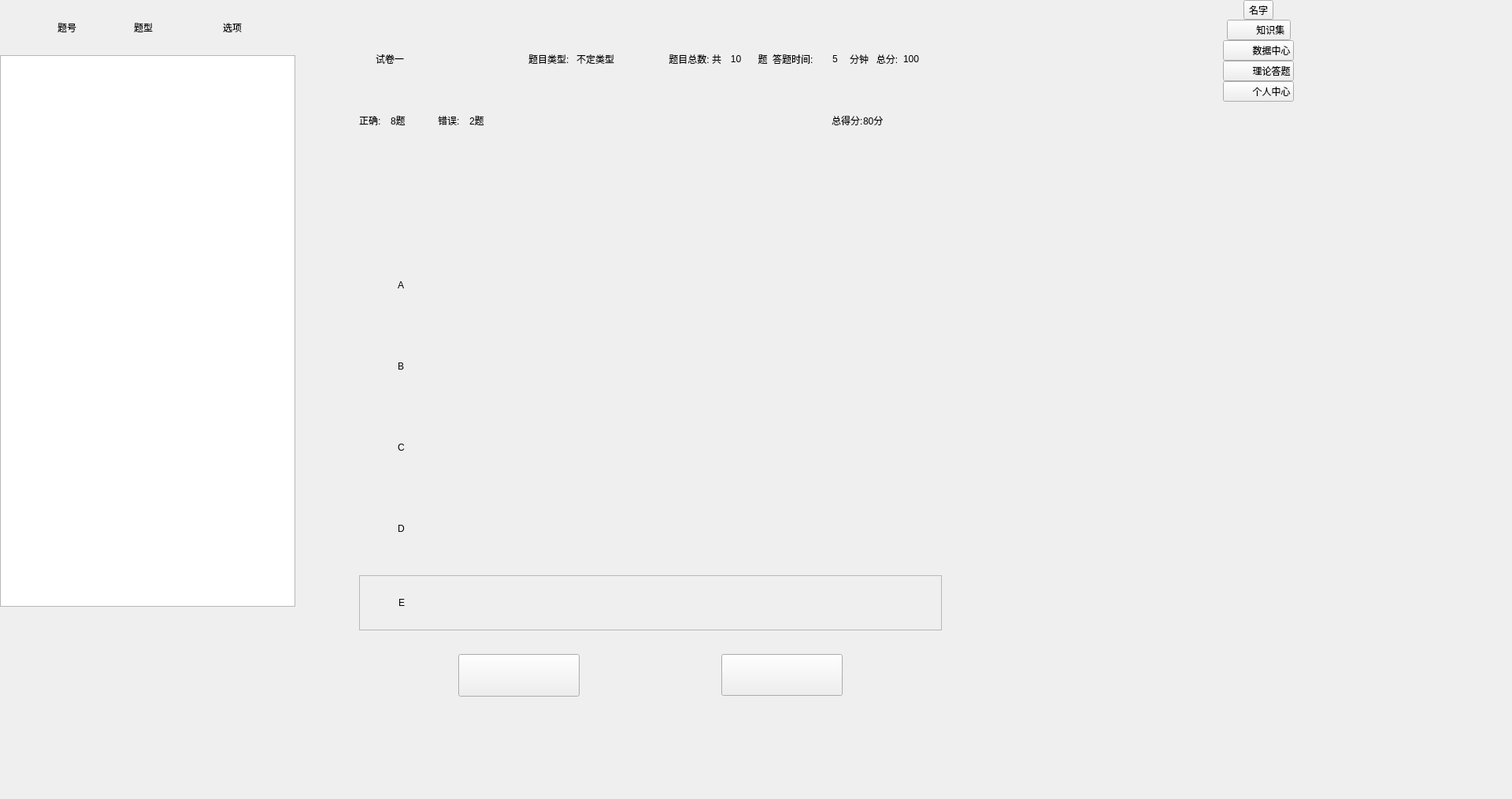
<?xml version="1.0" encoding="UTF-8"?>
<ui version="4.0">
 <class>SYQuestionExamResultWindow</class>
 <widget class="QWidget" name="SYQuestionExamResultWindow">
  <property name="enabled">
   <bool>true</bool>
  </property>
  <property name="geometry">
   <rect>
    <x>0</x>
    <y>0</y>
    <width>1920</width>
    <height>1014</height>
   </rect>
  </property>
  <property name="sizePolicy">
   <sizepolicy hsizetype="Expanding" vsizetype="Expanding">
    <horstretch>0</horstretch>
    <verstretch>0</verstretch>
   </sizepolicy>
  </property>
  <property name="windowTitle">
   <string>SimLaparo</string>
  </property>
  <layout class="QHBoxLayout" name="horizontalLayout_28">
   <property name="spacing">
    <number>0</number>
   </property>
   <property name="leftMargin">
    <number>0</number>
   </property>
   <property name="topMargin">
    <number>0</number>
   </property>
   <property name="rightMargin">
    <number>0</number>
   </property>
   <property name="bottomMargin">
    <number>0</number>
   </property>
   <item>
    <widget class="QFrame" name="leftFrame">
     <property name="minimumSize">
      <size>
       <width>376</width>
       <height>0</height>
      </size>
     </property>
     <property name="maximumSize">
      <size>
       <width>376</width>
       <height>16777215</height>
      </size>
     </property>
     <property name="frameShape">
      <enum>QFrame::NoFrame</enum>
     </property>
     <property name="frameShadow">
      <enum>QFrame::Raised</enum>
     </property>
     <layout class="QVBoxLayout" name="verticalLayout_5">
      <property name="spacing">
       <number>0</number>
      </property>
      <property name="leftMargin">
       <number>0</number>
      </property>
      <property name="topMargin">
       <number>0</number>
      </property>
      <property name="rightMargin">
       <number>0</number>
      </property>
      <property name="bottomMargin">
       <number>0</number>
      </property>
      <item>
       <widget class="QFrame" name="leftheadframe">
        <layout class="QHBoxLayout" name="horizontalLayout_2" stretch="0,0,0,0">
         <property name="spacing">
          <number>0</number>
         </property>
         <property name="leftMargin">
          <number>0</number>
         </property>
         <property name="topMargin">
          <number>0</number>
         </property>
         <property name="rightMargin">
          <number>0</number>
         </property>
         <property name="bottomMargin">
          <number>0</number>
         </property>
         <item>
          <widget class="QLabel" name="lb_name">
           <property name="minimumSize">
            <size>
             <width>170</width>
             <height>70</height>
            </size>
           </property>
           <property name="maximumSize">
            <size>
             <width>170</width>
             <height>70</height>
            </size>
           </property>
           <property name="text">
            <string>题号</string>
           </property>
           <property name="alignment">
            <set>Qt::AlignCenter</set>
           </property>
          </widget>
         </item>
         <item>
          <widget class="QLabel" name="lb_num">
           <property name="minimumSize">
            <size>
             <width>90</width>
             <height>70</height>
            </size>
           </property>
           <property name="maximumSize">
            <size>
             <width>90</width>
             <height>70</height>
            </size>
           </property>
           <property name="text">
            <string>题型</string>
           </property>
           <property name="alignment">
            <set>Qt::AlignLeading|Qt::AlignLeft|Qt::AlignVCenter</set>
           </property>
          </widget>
         </item>
         <item>
          <widget class="QLabel" name="lb_author">
           <property name="minimumSize">
            <size>
             <width>70</width>
             <height>70</height>
            </size>
           </property>
           <property name="maximumSize">
            <size>
             <width>70</width>
             <height>16777215</height>
            </size>
           </property>
           <property name="text">
            <string>选项</string>
           </property>
           <property name="alignment">
            <set>Qt::AlignCenter</set>
           </property>
          </widget>
         </item>
         <item>
          <spacer name="horizontalSpacer">
           <property name="orientation">
            <enum>Qt::Horizontal</enum>
           </property>
           <property name="sizeHint" stdset="0">
            <size>
             <width>40</width>
             <height>20</height>
            </size>
           </property>
          </spacer>
         </item>
        </layout>
       </widget>
      </item>
      <item>
       <widget class="QListWidget" name="list_examquestion">
        <property name="minimumSize">
         <size>
          <width>375</width>
          <height>700</height>
         </size>
        </property>
        <property name="maximumSize">
         <size>
          <width>375</width>
          <height>700</height>
         </size>
        </property>
        <property name="horizontalScrollBarPolicy">
         <enum>Qt::ScrollBarAlwaysOff</enum>
        </property>
        <property name="alternatingRowColors">
         <bool>true</bool>
        </property>
       </widget>
      </item>
      <item>
       <spacer name="verticalSpacer_7">
        <property name="orientation">
         <enum>Qt::Vertical</enum>
        </property>
        <property name="sizeHint" stdset="0">
         <size>
          <width>20</width>
          <height>40</height>
         </size>
        </property>
       </spacer>
      </item>
     </layout>
    </widget>
   </item>
   <item>
    <widget class="QFrame" name="centerFrame">
     <property name="minimumSize">
      <size>
       <width>900</width>
       <height>0</height>
      </size>
     </property>
     <property name="frameShape">
      <enum>QFrame::NoFrame</enum>
     </property>
     <property name="frameShadow">
      <enum>QFrame::Raised</enum>
     </property>
     <layout class="QVBoxLayout" name="verticalLayout_17">
      <property name="spacing">
       <number>0</number>
      </property>
      <property name="leftMargin">
       <number>30</number>
      </property>
      <property name="topMargin">
       <number>30</number>
      </property>
      <property name="rightMargin">
       <number>30</number>
      </property>
      <property name="bottomMargin">
       <number>30</number>
      </property>
      <item>
       <widget class="QFrame" name="questinfoframe">
        <property name="minimumSize">
         <size>
          <width>0</width>
          <height>90</height>
         </size>
        </property>
        <property name="maximumSize">
         <size>
          <width>16777215</width>
          <height>90</height>
         </size>
        </property>
        <layout class="QHBoxLayout" name="horizontalLayout">
         <item>
          <widget class="QLabel" name="lb_papername">
           <property name="minimumSize">
            <size>
             <width>160</width>
             <height>0</height>
            </size>
           </property>
           <property name="text">
            <string>试卷一</string>
           </property>
           <property name="alignment">
            <set>Qt::AlignCenter</set>
           </property>
          </widget>
         </item>
         <item>
          <spacer name="horizontalSpacer_5">
           <property name="orientation">
            <enum>Qt::Horizontal</enum>
           </property>
           <property name="sizeType">
            <enum>QSizePolicy::Expanding</enum>
           </property>
           <property name="sizeHint" stdset="0">
            <size>
             <width>40</width>
             <height>20</height>
            </size>
           </property>
          </spacer>
         </item>
         <item>
          <widget class="QLabel" name="label_7">
           <property name="sizePolicy">
            <sizepolicy hsizetype="Preferred" vsizetype="Preferred">
             <horstretch>0</horstretch>
             <verstretch>0</verstretch>
            </sizepolicy>
           </property>
           <property name="minimumSize">
            <size>
             <width>0</width>
             <height>0</height>
            </size>
           </property>
           <property name="maximumSize">
            <size>
             <width>16777215</width>
             <height>16777215</height>
            </size>
           </property>
           <property name="text">
            <string>题目类型: </string>
           </property>
          </widget>
         </item>
         <item>
          <widget class="QLabel" name="label_9">
           <property name="sizePolicy">
            <sizepolicy hsizetype="Preferred" vsizetype="Preferred">
             <horstretch>0</horstretch>
             <verstretch>0</verstretch>
            </sizepolicy>
           </property>
           <property name="minimumSize">
            <size>
             <width>0</width>
             <height>0</height>
            </size>
           </property>
           <property name="maximumSize">
            <size>
             <width>16777215</width>
             <height>16777215</height>
            </size>
           </property>
           <property name="text">
            <string>不定类型</string>
           </property>
          </widget>
         </item>
         <item>
          <spacer name="horizontalSpacer_7">
           <property name="orientation">
            <enum>Qt::Horizontal</enum>
           </property>
           <property name="sizeType">
            <enum>QSizePolicy::Preferred</enum>
           </property>
           <property name="sizeHint" stdset="0">
            <size>
             <width>40</width>
             <height>20</height>
            </size>
           </property>
          </spacer>
         </item>
         <item>
          <widget class="QLabel" name="label_11">
           <property name="sizePolicy">
            <sizepolicy hsizetype="Expanding" vsizetype="Preferred">
             <horstretch>0</horstretch>
             <verstretch>0</verstretch>
            </sizepolicy>
           </property>
           <property name="minimumSize">
            <size>
             <width>89</width>
             <height>0</height>
            </size>
           </property>
           <property name="maximumSize">
            <size>
             <width>90</width>
             <height>16777215</height>
            </size>
           </property>
           <property name="text">
            <string>题目总数: 共</string>
           </property>
           <property name="alignment">
            <set>Qt::AlignRight|Qt::AlignTrailing|Qt::AlignVCenter</set>
           </property>
          </widget>
         </item>
         <item>
          <widget class="QLabel" name="lb_numquestion">
           <property name="sizePolicy">
            <sizepolicy hsizetype="Preferred" vsizetype="Preferred">
             <horstretch>0</horstretch>
             <verstretch>0</verstretch>
            </sizepolicy>
           </property>
           <property name="minimumSize">
            <size>
             <width>25</width>
             <height>0</height>
            </size>
           </property>
           <property name="maximumSize">
            <size>
             <width>16777215</width>
             <height>16777215</height>
            </size>
           </property>
           <property name="text">
            <string>10</string>
           </property>
           <property name="alignment">
            <set>Qt::AlignCenter</set>
           </property>
          </widget>
         </item>
         <item>
          <widget class="QLabel" name="label_10">
           <property name="sizePolicy">
            <sizepolicy hsizetype="Expanding" vsizetype="Preferred">
             <horstretch>0</horstretch>
             <verstretch>0</verstretch>
            </sizepolicy>
           </property>
           <property name="minimumSize">
            <size>
             <width>0</width>
             <height>0</height>
            </size>
           </property>
           <property name="maximumSize">
            <size>
             <width>16777215</width>
             <height>16777215</height>
            </size>
           </property>
           <property name="text">
            <string>题  答题时间:</string>
           </property>
           <property name="alignment">
            <set>Qt::AlignCenter</set>
           </property>
          </widget>
         </item>
         <item>
          <widget class="QLabel" name="lb_timeused">
           <property name="minimumSize">
            <size>
             <width>25</width>
             <height>0</height>
            </size>
           </property>
           <property name="maximumSize">
            <size>
             <width>25</width>
             <height>16777215</height>
            </size>
           </property>
           <property name="text">
            <string>5</string>
           </property>
           <property name="alignment">
            <set>Qt::AlignCenter</set>
           </property>
          </widget>
         </item>
         <item>
          <widget class="QLabel" name="label_14">
           <property name="sizePolicy">
            <sizepolicy hsizetype="Preferred" vsizetype="Preferred">
             <horstretch>0</horstretch>
             <verstretch>0</verstretch>
            </sizepolicy>
           </property>
           <property name="minimumSize">
            <size>
             <width>0</width>
             <height>0</height>
            </size>
           </property>
           <property name="maximumSize">
            <size>
             <width>16777215</width>
             <height>16777215</height>
            </size>
           </property>
           <property name="text">
            <string>分钟   总分:</string>
           </property>
          </widget>
         </item>
         <item>
          <widget class="QLabel" name="lb_total_score">
           <property name="sizePolicy">
            <sizepolicy hsizetype="Expanding" vsizetype="Preferred">
             <horstretch>0</horstretch>
             <verstretch>0</verstretch>
            </sizepolicy>
           </property>
           <property name="text">
            <string>100</string>
           </property>
          </widget>
         </item>
        </layout>
       </widget>
      </item>
      <item>
       <widget class="QFrame" name="questContentFrame">
        <layout class="QVBoxLayout" name="verticalLayout">
         <property name="spacing">
          <number>0</number>
         </property>
         <property name="leftMargin">
          <number>50</number>
         </property>
         <property name="topMargin">
          <number>0</number>
         </property>
         <property name="rightMargin">
          <number>50</number>
         </property>
         <property name="bottomMargin">
          <number>30</number>
         </property>
         <item>
          <layout class="QHBoxLayout" name="horizontalLayout_5">
           <property name="topMargin">
            <number>20</number>
           </property>
           <property name="bottomMargin">
            <number>20</number>
           </property>
           <item>
            <widget class="QLabel" name="answerLb">
             <property name="minimumSize">
              <size>
               <width>40</width>
               <height>0</height>
              </size>
             </property>
             <property name="maximumSize">
              <size>
               <width>40</width>
               <height>16777215</height>
              </size>
             </property>
             <property name="text">
              <string>正确:</string>
             </property>
            </widget>
           </item>
           <item>
            <widget class="QLabel" name="lb_correctnum">
             <property name="minimumSize">
              <size>
               <width>60</width>
               <height>25</height>
              </size>
             </property>
             <property name="maximumSize">
              <size>
               <width>80</width>
               <height>16777215</height>
              </size>
             </property>
             <property name="text">
              <string>8题</string>
             </property>
            </widget>
           </item>
           <item>
            <widget class="QLabel" name="label_3">
             <property name="minimumSize">
              <size>
               <width>40</width>
               <height>0</height>
              </size>
             </property>
             <property name="maximumSize">
              <size>
               <width>40</width>
               <height>16777215</height>
              </size>
             </property>
             <property name="text">
              <string>错误:</string>
             </property>
            </widget>
           </item>
           <item>
            <widget class="QLabel" name="lb_wrongnum">
             <property name="minimumSize">
              <size>
               <width>60</width>
               <height>0</height>
              </size>
             </property>
             <property name="maximumSize">
              <size>
               <width>60</width>
               <height>16777215</height>
              </size>
             </property>
             <property name="text">
              <string>2题</string>
             </property>
            </widget>
           </item>
           <item>
            <spacer name="horizontalSpacer_4">
             <property name="orientation">
              <enum>Qt::Horizontal</enum>
             </property>
             <property name="sizeHint" stdset="0">
              <size>
               <width>40</width>
               <height>20</height>
              </size>
             </property>
            </spacer>
           </item>
           <item>
            <widget class="QLabel" name="label_5">
             <property name="text">
              <string>总得分:</string>
             </property>
            </widget>
           </item>
           <item>
            <widget class="QLabel" name="lb_score">
             <property name="minimumSize">
              <size>
               <width>100</width>
               <height>0</height>
              </size>
             </property>
             <property name="maximumSize">
              <size>
               <width>100</width>
               <height>16777215</height>
              </size>
             </property>
             <property name="text">
              <string>80分</string>
             </property>
            </widget>
           </item>
          </layout>
         </item>
         <item>
          <spacer name="verticalSpacer_8">
           <property name="orientation">
            <enum>Qt::Vertical</enum>
           </property>
           <property name="sizeType">
            <enum>QSizePolicy::Minimum</enum>
           </property>
           <property name="sizeHint" stdset="0">
            <size>
             <width>20</width>
             <height>20</height>
            </size>
           </property>
          </spacer>
         </item>
         <item>
          <widget class="QFrame" name="frame_title">
           <property name="minimumSize">
            <size>
             <width>0</width>
             <height>0</height>
            </size>
           </property>
           <property name="maximumSize">
            <size>
             <width>16777215</width>
             <height>16777215</height>
            </size>
           </property>
           <layout class="QHBoxLayout" name="horizontalLayout_8">
            <property name="leftMargin">
             <number>0</number>
            </property>
            <property name="topMargin">
             <number>0</number>
            </property>
            <property name="rightMargin">
             <number>0</number>
            </property>
            <property name="bottomMargin">
             <number>0</number>
            </property>
            <item>
             <layout class="QVBoxLayout" name="verticalLayout_2">
              <property name="spacing">
               <number>0</number>
              </property>
              <property name="leftMargin">
               <number>0</number>
              </property>
              <property name="topMargin">
               <number>5</number>
              </property>
              <property name="bottomMargin">
               <number>5</number>
              </property>
              <item>
               <widget class="QLabel" name="questionType">
                <property name="minimumSize">
                 <size>
                  <width>0</width>
                  <height>15</height>
                 </size>
                </property>
                <property name="maximumSize">
                 <size>
                  <width>16777215</width>
                  <height>15</height>
                 </size>
                </property>
                <property name="text">
                 <string/>
                </property>
               </widget>
              </item>
              <item>
               <widget class="QLabel" name="lb_title">
                <property name="sizePolicy">
                 <sizepolicy hsizetype="Preferred" vsizetype="Expanding">
                  <horstretch>0</horstretch>
                  <verstretch>0</verstretch>
                 </sizepolicy>
                </property>
                <property name="minimumSize">
                 <size>
                  <width>0</width>
                  <height>70</height>
                 </size>
                </property>
                <property name="maximumSize">
                 <size>
                  <width>16777215</width>
                  <height>80</height>
                 </size>
                </property>
                <property name="text">
                 <string/>
                </property>
               </widget>
              </item>
             </layout>
            </item>
           </layout>
          </widget>
         </item>
         <item>
          <spacer name="verticalSpacer_2">
           <property name="orientation">
            <enum>Qt::Vertical</enum>
           </property>
           <property name="sizeType">
            <enum>QSizePolicy::Fixed</enum>
           </property>
           <property name="sizeHint" stdset="0">
            <size>
             <width>20</width>
             <height>15</height>
            </size>
           </property>
          </spacer>
         </item>
         <item>
          <widget class="QFrame" name="frame_answerA">
           <layout class="QHBoxLayout" name="horizontalLayout_3">
            <item>
             <spacer name="horizontalSpacer">
              <property name="orientation">
               <enum>Qt::Horizontal</enum>
              </property>
              <property name="sizeType">
               <enum>QSizePolicy::Fixed</enum>
              </property>
              <property name="sizeHint" stdset="0">
               <size>
                <width>40</width>
                <height>20</height>
               </size>
              </property>
             </spacer>
            </item>
            <item>
             <widget class="QLabel" name="lb_heada">
              <property name="minimumSize">
               <size>
                <width>50</width>
                <height>0</height>
               </size>
              </property>
              <property name="maximumSize">
               <size>
                <width>50</width>
                <height>16777215</height>
               </size>
              </property>
              <property name="text">
               <string>A</string>
              </property>
             </widget>
            </item>
            <item>
             <widget class="QLabel" name="lb_answera">
              <property name="minimumSize">
               <size>
                <width>0</width>
                <height>70</height>
               </size>
              </property>
              <property name="maximumSize">
               <size>
                <width>16777215</width>
                <height>70</height>
               </size>
              </property>
              <property name="text">
               <string/>
              </property>
             </widget>
            </item>
           </layout>
          </widget>
         </item>
         <item>
          <spacer name="verticalSpacer_3">
           <property name="orientation">
            <enum>Qt::Vertical</enum>
           </property>
           <property name="sizeType">
            <enum>QSizePolicy::Fixed</enum>
           </property>
           <property name="sizeHint" stdset="0">
            <size>
             <width>20</width>
             <height>15</height>
            </size>
           </property>
          </spacer>
         </item>
         <item>
          <widget class="QFrame" name="frame_answerB">
           <layout class="QHBoxLayout" name="horizontalLayout_3">
            <item>
             <spacer name="horizontalSpacer">
              <property name="orientation">
               <enum>Qt::Horizontal</enum>
              </property>
              <property name="sizeType">
               <enum>QSizePolicy::Fixed</enum>
              </property>
              <property name="sizeHint" stdset="0">
               <size>
                <width>40</width>
                <height>20</height>
               </size>
              </property>
             </spacer>
            </item>
            <item>
             <widget class="QLabel" name="lb_headb">
              <property name="minimumSize">
               <size>
                <width>50</width>
                <height>0</height>
               </size>
              </property>
              <property name="maximumSize">
               <size>
                <width>50</width>
                <height>16777215</height>
               </size>
              </property>
              <property name="text">
               <string>B</string>
              </property>
             </widget>
            </item>
            <item>
             <widget class="QLabel" name="lb_answerb">
              <property name="minimumSize">
               <size>
                <width>0</width>
                <height>70</height>
               </size>
              </property>
              <property name="maximumSize">
               <size>
                <width>16777215</width>
                <height>70</height>
               </size>
              </property>
              <property name="text">
               <string/>
              </property>
             </widget>
            </item>
           </layout>
          </widget>
         </item>
         <item>
          <spacer name="verticalSpacer_4">
           <property name="orientation">
            <enum>Qt::Vertical</enum>
           </property>
           <property name="sizeType">
            <enum>QSizePolicy::Fixed</enum>
           </property>
           <property name="sizeHint" stdset="0">
            <size>
             <width>20</width>
             <height>15</height>
            </size>
           </property>
          </spacer>
         </item>
         <item>
          <widget class="QFrame" name="frame_answerC">
           <layout class="QHBoxLayout" name="horizontalLayout_3">
            <item>
             <spacer name="horizontalSpacer">
              <property name="orientation">
               <enum>Qt::Horizontal</enum>
              </property>
              <property name="sizeType">
               <enum>QSizePolicy::Fixed</enum>
              </property>
              <property name="sizeHint" stdset="0">
               <size>
                <width>40</width>
                <height>20</height>
               </size>
              </property>
             </spacer>
            </item>
            <item>
             <widget class="QLabel" name="lb_headc">
              <property name="minimumSize">
               <size>
                <width>50</width>
                <height>0</height>
               </size>
              </property>
              <property name="maximumSize">
               <size>
                <width>50</width>
                <height>16777215</height>
               </size>
              </property>
              <property name="text">
               <string>C</string>
              </property>
             </widget>
            </item>
            <item>
             <widget class="QLabel" name="lb_answerc">
              <property name="minimumSize">
               <size>
                <width>0</width>
                <height>70</height>
               </size>
              </property>
              <property name="maximumSize">
               <size>
                <width>16777215</width>
                <height>70</height>
               </size>
              </property>
              <property name="text">
               <string/>
              </property>
             </widget>
            </item>
           </layout>
          </widget>
         </item>
         <item>
          <spacer name="verticalSpacer_5">
           <property name="orientation">
            <enum>Qt::Vertical</enum>
           </property>
           <property name="sizeType">
            <enum>QSizePolicy::Fixed</enum>
           </property>
           <property name="sizeHint" stdset="0">
            <size>
             <width>20</width>
             <height>15</height>
            </size>
           </property>
          </spacer>
         </item>
         <item>
          <widget class="QFrame" name="frame_answerD">
           <property name="minimumSize">
            <size>
             <width>0</width>
             <height>0</height>
            </size>
           </property>
           <layout class="QHBoxLayout" name="horizontalLayout_3">
            <item>
             <spacer name="horizontalSpacer">
              <property name="orientation">
               <enum>Qt::Horizontal</enum>
              </property>
              <property name="sizeType">
               <enum>QSizePolicy::Fixed</enum>
              </property>
              <property name="sizeHint" stdset="0">
               <size>
                <width>40</width>
                <height>20</height>
               </size>
              </property>
             </spacer>
            </item>
            <item>
             <widget class="QLabel" name="lb_headd">
              <property name="minimumSize">
               <size>
                <width>50</width>
                <height>0</height>
               </size>
              </property>
              <property name="maximumSize">
               <size>
                <width>50</width>
                <height>16777215</height>
               </size>
              </property>
              <property name="text">
               <string>D</string>
              </property>
             </widget>
            </item>
            <item>
             <widget class="QLabel" name="lb_answerd">
              <property name="minimumSize">
               <size>
                <width>0</width>
                <height>70</height>
               </size>
              </property>
              <property name="maximumSize">
               <size>
                <width>16777215</width>
                <height>70</height>
               </size>
              </property>
              <property name="text">
               <string/>
              </property>
             </widget>
            </item>
           </layout>
          </widget>
         </item>
         <item>
          <spacer name="verticalSpacer_9">
           <property name="orientation">
            <enum>Qt::Vertical</enum>
           </property>
           <property name="sizeType">
            <enum>QSizePolicy::Fixed</enum>
           </property>
           <property name="sizeHint" stdset="0">
            <size>
             <width>20</width>
             <height>15</height>
            </size>
           </property>
          </spacer>
         </item>
         <item>
          <widget class="QFrame" name="frame_answerE">
           <property name="minimumSize">
            <size>
             <width>30</width>
             <height>70</height>
            </size>
           </property>
           <property name="frameShape">
            <enum>QFrame::StyledPanel</enum>
           </property>
           <property name="frameShadow">
            <enum>QFrame::Raised</enum>
           </property>
           <layout class="QHBoxLayout" name="horizontalLayout_10">
            <item>
             <spacer name="horizontalSpacer_6">
              <property name="orientation">
               <enum>Qt::Horizontal</enum>
              </property>
              <property name="sizeType">
               <enum>QSizePolicy::Fixed</enum>
              </property>
              <property name="sizeHint" stdset="0">
               <size>
                <width>40</width>
                <height>20</height>
               </size>
              </property>
             </spacer>
            </item>
            <item>
             <widget class="QLabel" name="lb_heade">
              <property name="sizePolicy">
               <sizepolicy hsizetype="Preferred" vsizetype="Preferred">
                <horstretch>0</horstretch>
                <verstretch>0</verstretch>
               </sizepolicy>
              </property>
              <property name="minimumSize">
               <size>
                <width>50</width>
                <height>0</height>
               </size>
              </property>
              <property name="maximumSize">
               <size>
                <width>50</width>
                <height>16777215</height>
               </size>
              </property>
              <property name="text">
               <string>E</string>
              </property>
             </widget>
            </item>
            <item>
             <widget class="QLabel" name="lb_answere">
              <property name="text">
               <string/>
              </property>
             </widget>
            </item>
           </layout>
          </widget>
         </item>
         <item>
          <spacer name="verticalSpacer_6">
           <property name="orientation">
            <enum>Qt::Vertical</enum>
           </property>
           <property name="sizeType">
            <enum>QSizePolicy::Minimum</enum>
           </property>
           <property name="sizeHint" stdset="0">
            <size>
             <width>20</width>
             <height>30</height>
            </size>
           </property>
          </spacer>
         </item>
         <item>
          <layout class="QHBoxLayout" name="horizontalLayout_2">
           <item>
            <spacer name="horizontalSpacer_2">
             <property name="orientation">
              <enum>Qt::Horizontal</enum>
             </property>
             <property name="sizeHint" stdset="0">
              <size>
               <width>40</width>
               <height>20</height>
              </size>
             </property>
            </spacer>
           </item>
           <item>
            <widget class="QPushButton" name="bt_prev">
             <property name="minimumSize">
              <size>
               <width>154</width>
               <height>54</height>
              </size>
             </property>
             <property name="maximumSize">
              <size>
               <width>154</width>
               <height>53</height>
              </size>
             </property>
             <property name="text">
              <string/>
             </property>
            </widget>
           </item>
           <item>
            <widget class="QLabel" name="lb_currpage">
             <property name="minimumSize">
              <size>
               <width>180</width>
               <height>0</height>
              </size>
             </property>
             <property name="text">
              <string/>
             </property>
             <property name="alignment">
              <set>Qt::AlignCenter</set>
             </property>
            </widget>
           </item>
           <item>
            <widget class="QPushButton" name="bt_next">
             <property name="minimumSize">
              <size>
               <width>154</width>
               <height>53</height>
              </size>
             </property>
             <property name="maximumSize">
              <size>
               <width>154</width>
               <height>53</height>
              </size>
             </property>
             <property name="text">
              <string/>
             </property>
            </widget>
           </item>
           <item>
            <spacer name="horizontalSpacer_3">
             <property name="orientation">
              <enum>Qt::Horizontal</enum>
             </property>
             <property name="sizeHint" stdset="0">
              <size>
               <width>40</width>
               <height>20</height>
              </size>
             </property>
            </spacer>
           </item>
          </layout>
         </item>
         <item>
          <spacer name="verticalSpacer">
           <property name="orientation">
            <enum>Qt::Vertical</enum>
           </property>
           <property name="sizeType">
            <enum>QSizePolicy::Fixed</enum>
           </property>
           <property name="sizeHint" stdset="0">
            <size>
             <width>20</width>
             <height>30</height>
            </size>
           </property>
          </spacer>
         </item>
        </layout>
       </widget>
      </item>
      <item>
       <widget class="QFrame" name="frambottom">
        <layout class="QHBoxLayout" name="horizontalLayout_4">
         <property name="topMargin">
          <number>20</number>
         </property>
         <property name="bottomMargin">
          <number>20</number>
         </property>
        </layout>
       </widget>
      </item>
     </layout>
    </widget>
   </item>
   <item>
    <widget class="QFrame" name="rightFrame">
     <property name="frameShape">
      <enum>QFrame::NoFrame</enum>
     </property>
     <property name="frameShadow">
      <enum>QFrame::Raised</enum>
     </property>
     <layout class="QVBoxLayout" name="verticalLayout_5">
      <property name="spacing">
       <number>0</number>
      </property>
      <property name="leftMargin">
       <number>0</number>
      </property>
      <property name="topMargin">
       <number>0</number>
      </property>
      <property name="rightMargin">
       <number>0</number>
      </property>
      <property name="bottomMargin">
       <number>0</number>
      </property>
      <item>
       <layout class="QVBoxLayout" name="verticalLayout_4" stretch="0,0,0,0,0,1">
        <property name="spacing">
         <number>0</number>
        </property>
        <item>
         <layout class="QHBoxLayout" name="horizontalLayout_6">
          <item>
           <spacer name="horizontalSpacer_8">
            <property name="orientation">
             <enum>Qt::Horizontal</enum>
            </property>
            <property name="sizeHint" stdset="0">
             <size>
              <width>40</width>
              <height>20</height>
             </size>
            </property>
           </spacer>
          </item>
          <item>
           <widget class="QToolButton" name="headBtn">
            <property name="text">
             <string>名字</string>
            </property>
            <property name="checkable">
             <bool>false</bool>
            </property>
            <property name="toolButtonStyle">
             <enum>Qt::ToolButtonTextUnderIcon</enum>
            </property>
           </widget>
          </item>
          <item>
           <spacer name="horizontalSpacer_10">
            <property name="orientation">
             <enum>Qt::Horizontal</enum>
            </property>
            <property name="sizeHint" stdset="0">
             <size>
              <width>40</width>
              <height>20</height>
             </size>
            </property>
           </spacer>
          </item>
         </layout>
        </item>
        <item>
         <layout class="QHBoxLayout" name="horizontalLayout_7">
          <item>
           <spacer name="horizontalSpacer_11">
            <property name="orientation">
             <enum>Qt::Horizontal</enum>
            </property>
            <property name="sizeHint" stdset="0">
             <size>
              <width>40</width>
              <height>20</height>
             </size>
            </property>
           </spacer>
          </item>
          <item>
           <widget class="QPushButton" name="knowledgeLibBtn">
            <property name="focusPolicy">
             <enum>Qt::NoFocus</enum>
            </property>
            <property name="text">
             <string>          知识集 </string>
            </property>
            <property name="checkable">
             <bool>true</bool>
            </property>
            <property name="flat">
             <bool>false</bool>
            </property>
           </widget>
          </item>
          <item>
           <spacer name="horizontalSpacer_12">
            <property name="orientation">
             <enum>Qt::Horizontal</enum>
            </property>
            <property name="sizeHint" stdset="0">
             <size>
              <width>40</width>
              <height>20</height>
             </size>
            </property>
           </spacer>
          </item>
         </layout>
        </item>
        <item>
         <layout class="QHBoxLayout" name="horizontalLayout_9">
          <item>
           <spacer name="horizontalSpacer_14">
            <property name="orientation">
             <enum>Qt::Horizontal</enum>
            </property>
            <property name="sizeHint" stdset="0">
             <size>
              <width>40</width>
              <height>20</height>
             </size>
            </property>
           </spacer>
          </item>
          <item>
           <widget class="QPushButton" name="dataCenterBtn">
            <property name="focusPolicy">
             <enum>Qt::NoFocus</enum>
            </property>
            <property name="text">
             <string>          数据中心</string>
            </property>
            <property name="checkable">
             <bool>true</bool>
            </property>
           </widget>
          </item>
          <item>
           <spacer name="horizontalSpacer_15">
            <property name="orientation">
             <enum>Qt::Horizontal</enum>
            </property>
            <property name="sizeHint" stdset="0">
             <size>
              <width>40</width>
              <height>20</height>
             </size>
            </property>
           </spacer>
          </item>
         </layout>
        </item>
        <item>
         <layout class="QHBoxLayout" name="horizontalLayout_12">
          <item>
           <spacer name="horizontalSpacer_16">
            <property name="orientation">
             <enum>Qt::Horizontal</enum>
            </property>
            <property name="sizeHint" stdset="0">
             <size>
              <width>40</width>
              <height>20</height>
             </size>
            </property>
           </spacer>
          </item>
          <item>
           <widget class="QPushButton" name="answerBtn">
            <property name="focusPolicy">
             <enum>Qt::NoFocus</enum>
            </property>
            <property name="text">
             <string>          理论答题</string>
            </property>
            <property name="checkable">
             <bool>true</bool>
            </property>
           </widget>
          </item>
          <item>
           <spacer name="horizontalSpacer_17">
            <property name="orientation">
             <enum>Qt::Horizontal</enum>
            </property>
            <property name="sizeHint" stdset="0">
             <size>
              <width>40</width>
              <height>20</height>
             </size>
            </property>
           </spacer>
          </item>
         </layout>
        </item>
        <item>
         <layout class="QHBoxLayout" name="horizontalLayout_13">
          <item>
           <spacer name="horizontalSpacer_18">
            <property name="orientation">
             <enum>Qt::Horizontal</enum>
            </property>
            <property name="sizeHint" stdset="0">
             <size>
              <width>40</width>
              <height>20</height>
             </size>
            </property>
           </spacer>
          </item>
          <item>
           <widget class="QPushButton" name="personCenterBtn">
            <property name="focusPolicy">
             <enum>Qt::NoFocus</enum>
            </property>
            <property name="text">
             <string>          个人中心</string>
            </property>
            <property name="checkable">
             <bool>true</bool>
            </property>
           </widget>
          </item>
          <item>
           <spacer name="horizontalSpacer_19">
            <property name="orientation">
             <enum>Qt::Horizontal</enum>
            </property>
            <property name="sizeHint" stdset="0">
             <size>
              <width>40</width>
              <height>20</height>
             </size>
            </property>
           </spacer>
          </item>
         </layout>
        </item>
        <item>
         <spacer name="verticalSpacer_5">
          <property name="orientation">
           <enum>Qt::Vertical</enum>
          </property>
          <property name="sizeHint" stdset="0">
           <size>
            <width>20</width>
            <height>40</height>
           </size>
          </property>
         </spacer>
        </item>
       </layout>
      </item>
     </layout>
    </widget>
   </item>
  </layout>
 </widget>
 <resources/>
 <connections/>
</ui>
